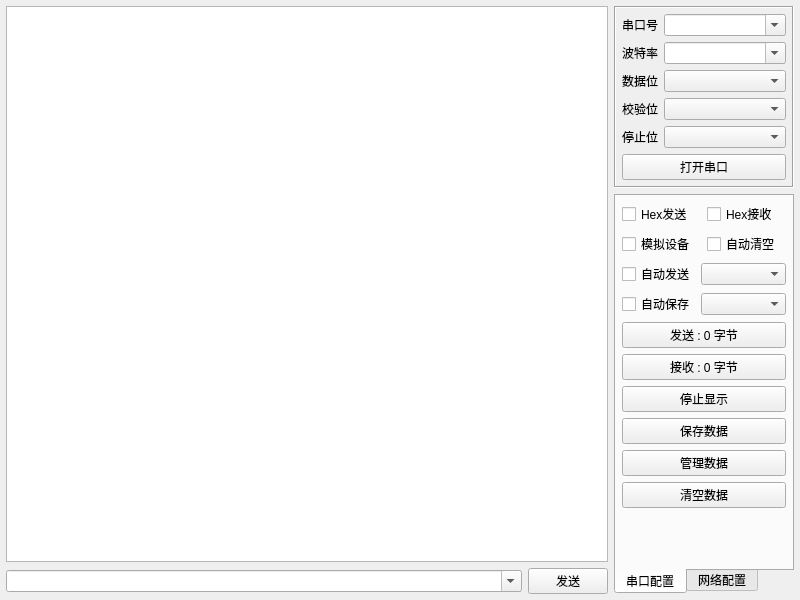
<?xml version="1.0" encoding="UTF-8"?>
<ui version="4.0">
 <class>Comtool</class>
 <widget class="RepeaterWidget" name="Comtool">
  <property name="geometry">
   <rect>
    <x>0</x>
    <y>0</y>
    <width>800</width>
    <height>600</height>
   </rect>
  </property>
  <layout class="QGridLayout" name="gridLayout_6">
   <property name="leftMargin">
    <number>6</number>
   </property>
   <property name="topMargin">
    <number>6</number>
   </property>
   <property name="rightMargin">
    <number>6</number>
   </property>
   <property name="bottomMargin">
    <number>6</number>
   </property>
   <item row="0" column="0">
    <widget class="QTextEdit" name="txtMain">
     <property name="enabled">
      <bool>true</bool>
     </property>
     <property name="frameShape">
      <enum>QFrame::StyledPanel</enum>
     </property>
     <property name="verticalScrollBarPolicy">
      <enum>Qt::ScrollBarAsNeeded</enum>
     </property>
     <property name="horizontalScrollBarPolicy">
      <enum>Qt::ScrollBarAsNeeded</enum>
     </property>
     <property name="readOnly">
      <bool>true</bool>
     </property>
    </widget>
   </item>
   <item row="0" column="1" rowspan="2">
    <widget class="QWidget" name="widgetRight" native="true">
     <property name="minimumSize">
      <size>
       <width>180</width>
       <height>0</height>
      </size>
     </property>
     <property name="maximumSize">
      <size>
       <width>180</width>
       <height>16777215</height>
      </size>
     </property>
     <layout class="QVBoxLayout" name="verticalLayout">
      <property name="leftMargin">
       <number>0</number>
      </property>
      <property name="topMargin">
       <number>0</number>
      </property>
      <property name="rightMargin">
       <number>0</number>
      </property>
      <property name="bottomMargin">
       <number>0</number>
      </property>
      <item>
       <widget class="QFrame" name="frameTop">
        <property name="frameShape">
         <enum>QFrame::Box</enum>
        </property>
        <property name="frameShadow">
         <enum>QFrame::Sunken</enum>
        </property>
        <layout class="QGridLayout" name="gridLayout_3">
         <property name="leftMargin">
          <number>6</number>
         </property>
         <property name="topMargin">
          <number>6</number>
         </property>
         <property name="rightMargin">
          <number>6</number>
         </property>
         <property name="bottomMargin">
          <number>6</number>
         </property>
         <item row="0" column="0">
          <widget class="QLabel" name="labPortName">
           <property name="text">
            <string>串口号</string>
           </property>
          </widget>
         </item>
         <item row="0" column="1">
          <widget class="QComboBox" name="cboxPortName">
           <property name="sizePolicy">
            <sizepolicy hsizetype="Preferred" vsizetype="Fixed">
             <horstretch>1</horstretch>
             <verstretch>0</verstretch>
            </sizepolicy>
           </property>
           <property name="editable">
            <bool>true</bool>
           </property>
          </widget>
         </item>
         <item row="1" column="0">
          <widget class="QLabel" name="labBaudRate">
           <property name="text">
            <string>波特率</string>
           </property>
          </widget>
         </item>
         <item row="1" column="1">
          <widget class="QComboBox" name="cboxBaudRate">
           <property name="sizePolicy">
            <sizepolicy hsizetype="Preferred" vsizetype="Fixed">
             <horstretch>1</horstretch>
             <verstretch>0</verstretch>
            </sizepolicy>
           </property>
           <property name="editable">
            <bool>true</bool>
           </property>
          </widget>
         </item>
         <item row="2" column="0">
          <widget class="QLabel" name="labDataBit">
           <property name="text">
            <string>数据位</string>
           </property>
          </widget>
         </item>
         <item row="2" column="1">
          <widget class="QComboBox" name="cboxDataBit">
           <property name="sizePolicy">
            <sizepolicy hsizetype="Preferred" vsizetype="Fixed">
             <horstretch>1</horstretch>
             <verstretch>0</verstretch>
            </sizepolicy>
           </property>
          </widget>
         </item>
         <item row="3" column="0">
          <widget class="QLabel" name="labParity">
           <property name="text">
            <string>校验位</string>
           </property>
          </widget>
         </item>
         <item row="3" column="1">
          <widget class="QComboBox" name="cboxParity">
           <property name="sizePolicy">
            <sizepolicy hsizetype="Preferred" vsizetype="Fixed">
             <horstretch>1</horstretch>
             <verstretch>0</verstretch>
            </sizepolicy>
           </property>
          </widget>
         </item>
         <item row="4" column="0">
          <widget class="QLabel" name="labStopBit">
           <property name="text">
            <string>停止位</string>
           </property>
          </widget>
         </item>
         <item row="4" column="1">
          <widget class="QComboBox" name="cboxStopBit">
           <property name="sizePolicy">
            <sizepolicy hsizetype="Preferred" vsizetype="Fixed">
             <horstretch>1</horstretch>
             <verstretch>0</verstretch>
            </sizepolicy>
           </property>
          </widget>
         </item>
         <item row="5" column="0" colspan="2">
          <widget class="QPushButton" name="btnOpen">
           <property name="text">
            <string>打开串口</string>
           </property>
          </widget>
         </item>
        </layout>
       </widget>
      </item>
      <item>
       <widget class="QTabWidget" name="tabWidget">
        <property name="tabPosition">
         <enum>QTabWidget::South</enum>
        </property>
        <property name="currentIndex">
         <number>0</number>
        </property>
        <widget class="QWidget" name="tab">
         <attribute name="title">
          <string>串口配置</string>
         </attribute>
         <layout class="QGridLayout" name="gridLayout_5">
          <property name="leftMargin">
           <number>6</number>
          </property>
          <property name="topMargin">
           <number>6</number>
          </property>
          <property name="rightMargin">
           <number>6</number>
          </property>
          <property name="bottomMargin">
           <number>6</number>
          </property>
          <item row="0" column="0">
           <widget class="QCheckBox" name="ckHexSend">
            <property name="text">
             <string>Hex发送</string>
            </property>
           </widget>
          </item>
          <item row="0" column="1">
           <widget class="QCheckBox" name="ckHexReceive">
            <property name="text">
             <string>Hex接收</string>
            </property>
           </widget>
          </item>
          <item row="1" column="0">
           <widget class="QCheckBox" name="ckDebug">
            <property name="text">
             <string>模拟设备</string>
            </property>
           </widget>
          </item>
          <item row="1" column="1">
           <widget class="QCheckBox" name="ckAutoClear">
            <property name="text">
             <string>自动清空</string>
            </property>
           </widget>
          </item>
          <item row="2" column="0" colspan="2">
           <layout class="QGridLayout" name="gridLayout">
            <item row="0" column="0">
             <widget class="QCheckBox" name="ckAutoSend">
              <property name="text">
               <string>自动发送</string>
              </property>
             </widget>
            </item>
            <item row="0" column="1">
             <widget class="QComboBox" name="cboxSendInterval">
              <property name="sizePolicy">
               <sizepolicy hsizetype="Expanding" vsizetype="Fixed">
                <horstretch>0</horstretch>
                <verstretch>0</verstretch>
               </sizepolicy>
              </property>
             </widget>
            </item>
            <item row="1" column="0">
             <widget class="QCheckBox" name="ckAutoSave">
              <property name="text">
               <string>自动保存</string>
              </property>
             </widget>
            </item>
            <item row="1" column="1">
             <widget class="QComboBox" name="cboxSaveInterval">
              <property name="sizePolicy">
               <sizepolicy hsizetype="Expanding" vsizetype="Fixed">
                <horstretch>0</horstretch>
                <verstretch>0</verstretch>
               </sizepolicy>
              </property>
             </widget>
            </item>
           </layout>
          </item>
          <item row="3" column="0" colspan="2">
           <widget class="QPushButton" name="btnSendCount">
            <property name="text">
             <string>发送 : 0 字节</string>
            </property>
           </widget>
          </item>
          <item row="4" column="0" colspan="2">
           <widget class="QPushButton" name="btnReceiveCount">
            <property name="text">
             <string>接收 : 0 字节</string>
            </property>
           </widget>
          </item>
          <item row="5" column="0" colspan="2">
           <widget class="QPushButton" name="btnStopShow">
            <property name="text">
             <string>停止显示</string>
            </property>
           </widget>
          </item>
          <item row="6" column="0" colspan="2">
           <widget class="QPushButton" name="btnSave">
            <property name="text">
             <string>保存数据</string>
            </property>
           </widget>
          </item>
          <item row="7" column="0" colspan="2">
           <widget class="QPushButton" name="btnData">
            <property name="text">
             <string>管理数据</string>
            </property>
           </widget>
          </item>
          <item row="8" column="0" colspan="2">
           <widget class="QPushButton" name="btnClear">
            <property name="text">
             <string>清空数据</string>
            </property>
           </widget>
          </item>
          <item row="9" column="0" colspan="2">
           <spacer name="verticalSpacer">
            <property name="orientation">
             <enum>Qt::Vertical</enum>
            </property>
            <property name="sizeHint" stdset="0">
             <size>
              <width>20</width>
              <height>2</height>
             </size>
            </property>
           </spacer>
          </item>
         </layout>
        </widget>
        <widget class="QWidget" name="tab_2">
         <attribute name="title">
          <string>网络配置</string>
         </attribute>
         <layout class="QGridLayout" name="gridLayout_2">
          <property name="leftMargin">
           <number>6</number>
          </property>
          <property name="topMargin">
           <number>6</number>
          </property>
          <property name="rightMargin">
           <number>6</number>
          </property>
          <property name="bottomMargin">
           <number>6</number>
          </property>
          <item row="0" column="0" colspan="2">
           <layout class="QGridLayout" name="gridLayout_4">
            <item row="3" column="0">
             <widget class="QLabel" name="labListenPort">
              <property name="text">
               <string>监听端口</string>
              </property>
             </widget>
            </item>
            <item row="1" column="0">
             <widget class="QLabel" name="labServerIP">
              <property name="text">
               <string>远程地址</string>
              </property>
             </widget>
            </item>
            <item row="4" column="1">
             <widget class="QComboBox" name="cboxSleepTime"/>
            </item>
            <item row="1" column="1">
             <widget class="QLineEdit" name="txtServerIP">
              <property name="text">
               <string/>
              </property>
             </widget>
            </item>
            <item row="2" column="0">
             <widget class="QLabel" name="labServerPort">
              <property name="text">
               <string>远程端口</string>
              </property>
             </widget>
            </item>
            <item row="2" column="1">
             <widget class="QLineEdit" name="txtServerPort">
              <property name="text">
               <string/>
              </property>
             </widget>
            </item>
            <item row="4" column="0">
             <widget class="QLabel" name="labSleepTime">
              <property name="text">
               <string>延时时间</string>
              </property>
             </widget>
            </item>
            <item row="3" column="1">
             <widget class="QLineEdit" name="txtListenPort"/>
            </item>
            <item row="0" column="0">
             <widget class="QLabel" name="labMode">
              <property name="text">
               <string>转换模式</string>
              </property>
             </widget>
            </item>
            <item row="0" column="1">
             <widget class="QComboBox" name="cboxMode">
              <item>
               <property name="text">
                <string>Tcp_Client</string>
               </property>
              </item>
              <item>
               <property name="text">
                <string>Tcp_Server</string>
               </property>
              </item>
              <item>
               <property name="text">
                <string>Udp_Client</string>
               </property>
              </item>
              <item>
               <property name="text">
                <string>Udp_Server</string>
               </property>
              </item>
             </widget>
            </item>
           </layout>
          </item>
          <item row="2" column="0" colspan="2">
           <widget class="QPushButton" name="btnStart">
            <property name="text">
             <string>启动</string>
            </property>
           </widget>
          </item>
          <item row="3" column="0" colspan="2">
           <spacer name="verticalSpacer_2">
            <property name="orientation">
             <enum>Qt::Vertical</enum>
            </property>
            <property name="sizeHint" stdset="0">
             <size>
              <width>20</width>
              <height>59</height>
             </size>
            </property>
           </spacer>
          </item>
          <item row="1" column="0" colspan="2">
           <widget class="QCheckBox" name="ckAutoConnect">
            <property name="text">
             <string>自动重连网络</string>
            </property>
           </widget>
          </item>
         </layout>
        </widget>
       </widget>
      </item>
     </layout>
    </widget>
   </item>
   <item row="1" column="0">
    <widget class="QWidget" name="widget" native="true">
     <layout class="QHBoxLayout" name="horizontalLayout">
      <property name="leftMargin">
       <number>0</number>
      </property>
      <property name="topMargin">
       <number>0</number>
      </property>
      <property name="rightMargin">
       <number>0</number>
      </property>
      <property name="bottomMargin">
       <number>0</number>
      </property>
      <item>
       <widget class="QComboBox" name="cboxData">
        <property name="sizePolicy">
         <sizepolicy hsizetype="Ignored" vsizetype="Fixed">
          <horstretch>0</horstretch>
          <verstretch>0</verstretch>
         </sizepolicy>
        </property>
        <property name="editable">
         <bool>true</bool>
        </property>
        <property name="duplicatesEnabled">
         <bool>false</bool>
        </property>
       </widget>
      </item>
      <item>
       <widget class="QPushButton" name="btnSend">
        <property name="minimumSize">
         <size>
          <width>80</width>
          <height>0</height>
         </size>
        </property>
        <property name="maximumSize">
         <size>
          <width>80</width>
          <height>16777215</height>
         </size>
        </property>
        <property name="text">
         <string>发送</string>
        </property>
       </widget>
      </item>
     </layout>
    </widget>
   </item>
  </layout>
 </widget>
 <customwidgets>
  <customwidget>
   <class>RepeaterWidget</class>
   <extends>QWidget</extends>
   <header>repeaterwidget.h</header>
   <container>1</container>
  </customwidget>
 </customwidgets>
 <resources/>
 <connections/>
</ui>
